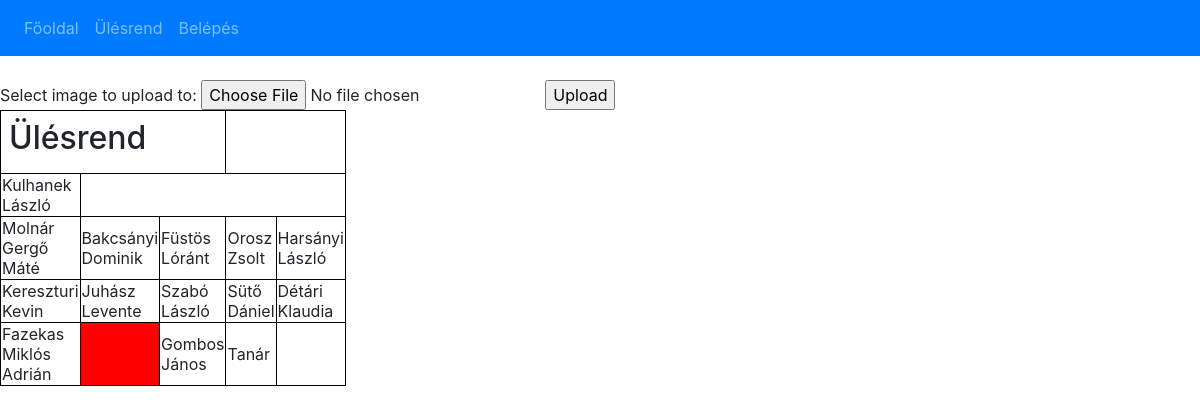
Screenshot of /index.php?page=ulesrend with the database file from the repository.
### tables this page shows
CREATE TABLE `ulesrend` (
  `id` int(10) UNSIGNED NOT NULL,
  `nev` varchar(100) DEFAULT NULL,
  `sor` tinyint(3) UNSIGNED NOT NULL,
  `oszlop` tinyint(4) NOT NULL,
  `jelszo` varchar(32) NOT NULL,
  `felhasznalo` varchar(50) NOT NULL
);

### controller/ulesrend.php (called while the page is built, shortened)
<?php
$tanuloIdk = $tanulo->tanulokListaja($conn);
include 'view/ulesrend.php';

### model/ulesrend.php (called while the page is built, shortened)
<?php
class Ulesrend{
  private $nev;
  private $sor;
  public function set_user($id, $conn){
    $sql = "SELECT id, nev, sor, oszlop, jelszo, felhasznalo FROM ulesrend";
    $sql .= " WHERE id = $id ";
    $result = $conn->query($sql);
    if ($conn->query($sql)){
    if ($result->num_rows > 0){
        $row=$result->fetch_assoc();
        $this->nev = $row['nev'];
        $this->sor = $row['sor'];
    }
}else{
    echo "Error: " .$sql . "<br>" . $conn->error;
}
  }
  public function get_nev(){
      return $this->nev;
    }
    public function get_sor(){
        return $this->sor;
      }
      public function tanulokListaja($conn){
        $lista=array();
        $sql = "SELECT id FROM ulesrend";
        if($result=$conn->query($sql)){
          if($result->num_rows>0){
            while($row=$result->fetch_assoc()){
              $lista[] = $row['id'];
            }
          }
        }return $lista;
      }
}
?>

### view/ulesrend.php (the view, shortened to what this page needs)
<table>
<tr>
	<th colspan="3">
		<h2>Ülésrend</h2>
	</th>
	<th colspan="3">
	</th>
</tr>
	<form action="index.php?page=ulesrend" method="post" enctype="multipart/form-data">
		<br>Select image to upload to:
  		<input type="file" name="file">
  		<input type="submit" value="Upload" name="submit">
	</form>
	<?php
	if ($tanuloIdk) {
		$sor = 0;
		foreach($tanuloIdk as $row) {
			$tanulo->set_user($row, $conn);
			if($tanulo->get_sor() != $sor) {
				if($sor != 0) echo '</tr>';
				echo '<tr>';
				$sor = $tanulo->get_sor();
			}
			if(!$tanulo->get_nev()) echo '<td class="empty"></td>';
			else {
				$plusz = '';
					echo "<td".$plusz.">" . $tanulo->get_nev();
				echo "</td>";
			}
		}
	}
	else {
		echo "0 results";
	}
	?>
</table>
</body>
</html>

### includes/db.inc.php (shortened to what this page needs)
</body>
<html>

### includes/htmlheader.inc.php (shortened to what this page needs)
<head>
  <link rel="stylesheet" href="css/valami.css">
  <link rel="stylesheet" href="https://maxcdn.bootstrapcdn.com/bootstrap/4.5.2/css/bootstrap.min.css">
</head>

### index.php (shortened to what this page needs)
<?php
require 'includes/db.inc.php';
require 'model/Ulesrend.php';
$tanulo = new Ulesrend;
$page = 'index';
if(!empty($_SESSION["id"])) {
  $szoveg = $_SESSION["nev"].": Kilépés";
  $action = "kilepes";
}
else {
  $szoveg = "Belépés";
  $action = "belepes";
}
if(isset($_REQUEST['page'])) {
  if(file_exists('controller/'.$_REQUEST['page'].'.php')) {
  $page = $_REQUEST['page'];
  }
}
$menupontok = array('index' => "Főoldal", 'ulesrend' => "Ülésrend",'felhasznalo' => $szoveg);
include 'includes/htmlheader.inc.php';
?>
<body>
<?php
include 'includes/menu.inc.php';
include 'controller/'.$page.'.php';
?>
</body>

### includes/menu.inc.php (shortened to what this page needs)
<nav class="navbar navbar-expand-lg navbar-dark bg-primary">
  <div class="collapse navbar-collapse" id="navbarNav">
    <ul class="navbar-nav">
      <?php
        foreach($menupontok as $key => $value) {
            $active = '';
            if($key == 'felhasznalo') $key.='&action='.$action;
            ?>
            <li class="nav-item<?php echo $active; ?>">
                <a class="nav-link" href="index.php?page=<?php echo $key; ?>"><?php echo $value; ?></a>
            </li>
            <?php
        }
      ?>
    </ul>
  </div>
</nav>

### css/valami.css (style rules this page uses)
table,th,td { border: 1px solid black; border-collapse: collapse; }
th { padding: 8px; }
table { width: 20%; }
.empty { background-color:red; }

### rows the page displays
ulesrend: nev "Kulhanek László"
ulesrend: nev "Molnár Gergő Máté"
ulesrend: nev "Bakcsányi Dominik"
ulesrend: nev "Füstös Lóránt"
ulesrend: nev "Orosz Zsolt"
ulesrend: nev "Harsányi László"
ulesrend: nev "Kereszturi Kevin"
ulesrend: nev "Juhász Levente"
ulesrend: nev "Szabó László"
ulesrend: nev "Sütő Dániel"
ulesrend: nev "Détári Klaudia"
ulesrend: nev "Fazekas Miklós Adrián"
ulesrend: nev "Gombos János"
ulesrend: nev "Tanár"

### other values shown
$value "Főoldal"
$value "Ülésrend"
$value "Belépés"
